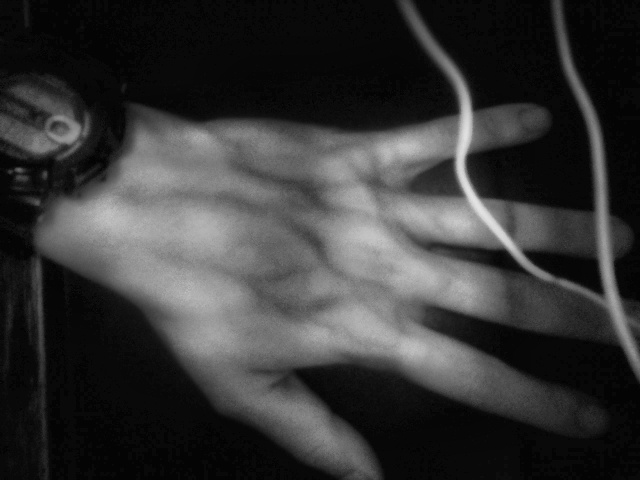
#> input picture Processing_Algorithms/Matching_Algo/img.jpg, 640 x 480 px, found by its file name
$ python Cropped_Threshold.py
#> lines starting #> are read from the running program, lines starting #| are printed output that depends on the picture
import numpy as np
from matplotlib import pyplot as plt
import cv2

img = cv2.imread('img.jpg', 0)
#> img is the input picture: shape (480, 640); min 0, max 229, mean 54.6
# 0 in the second argument is for grayscale
img = img[150:300,150:350]
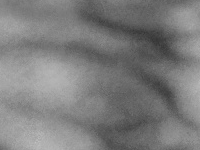
#> img: shape (150, 200); min 54, max 194, mean 124.3
th1 = cv2.adaptiveThreshold(img,255,cv2.ADAPTIVE_THRESH_MEAN_C,\
                            cv2.THRESH_BINARY,11,2)
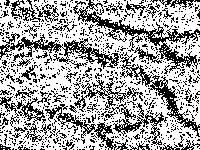
#> th1: shape (150, 200); 65% white; black in thin lines or dots

th2 = cv2.adaptiveThreshold(img,255,cv2.ADAPTIVE_THRESH_GAUSSIAN_C,\
                            cv2.THRESH_BINARY,11,2)
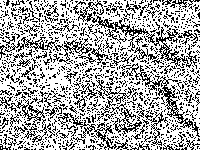
#> th2: shape (150, 200); 67.3% white; black in thin lines or dots
titles = ['Original', 'Adaptive Mean', 'Adaptive Gaussian']
images = [img, th1, th2]

for i in xrange(3):
    plt.subplot(1,3,i+1),plt.imshow(images[i],'gray')
    plt.title(titles[i])
plt.show()
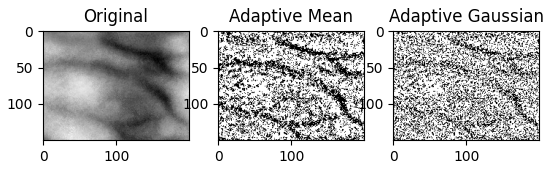
#> figure drawn by matplotlib, 3 panels
